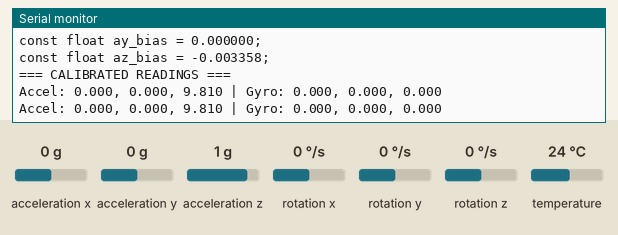
The sketch below on a simulated Arduino Uno, built with avr-gcc and run on an emulated ATmega328P. Shown: the last lines printed to the serial monitor. The inputs (shaded band) are chosen by the test bench; at power-on: acceleration x 0 g, acceleration y 0 g, acceleration z 1 g, rotation x 0 °/s, rotation y 0 °/s, rotation z 0 °/s, temperature 24 °C.

Above: at 4.6 s.
4.7 s: acceleration x set to -1.4 g
At 6.0 s:
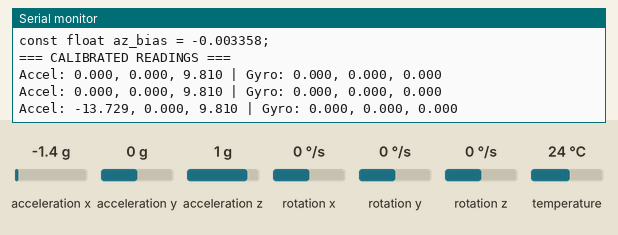
6.2 s: acceleration y set to -1.4 g
At 7.3 s:
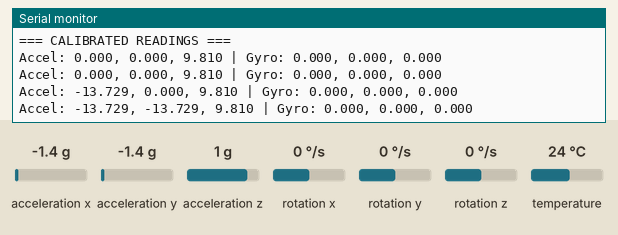
7.7 s: acceleration z set to -1.4 g
At 9.0 s:
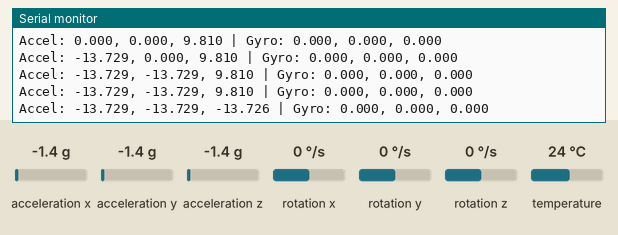
9.2 s: rotation x set to -192 °/s
At 10.3 s:
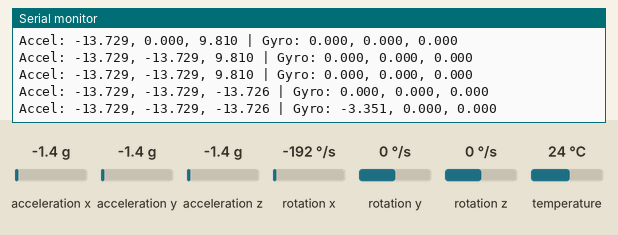
10.7 s: rotation y set to -192 °/s
At 12.3 s:
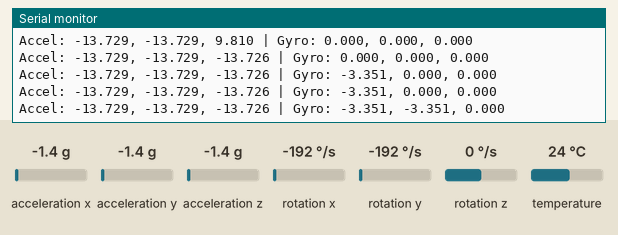

The sketch:

mpu6050_calibration.ino
```cpp
#include <Adafruit_MPU6050.h>
#include <Adafruit_Sensor.h>

Adafruit_MPU6050 mpu;

const int NUM_SAMPLES = 200;
const float GRAVITY = 9.81;

float ax_bias, ay_bias, az_bias;
float gx_bias, gy_bias, gz_bias;

void collectSamples(float &ax, float &ay, float &az,
                    float &gx, float &gy, float &gz) {
  ax = ay = az = gx = gy = gz = 0;

  Serial.println(F("ax_raw,ay_raw,az_raw,gx_raw,gy_raw,gz_raw"));

  for (int i = 0; i < NUM_SAMPLES; i++) {
    sensors_event_t a, g, temp;
    mpu.getEvent(&a, &g, &temp);

    ax += a.acceleration.x;
    ay += a.acceleration.y;
    az += a.acceleration.z;
    gx += g.gyro.x;
    gy += g.gyro.y;
    gz += g.gyro.z;

    Serial.print(a.acceleration.x, 6); Serial.print(F(","));
    Serial.print(a.acceleration.y, 6); Serial.print(F(","));
    Serial.print(a.acceleration.z, 6); Serial.print(F(","));
    Serial.print(g.gyro.x, 6); Serial.print(F(","));
    Serial.print(g.gyro.y, 6); Serial.print(F(","));
    Serial.println(g.gyro.z, 6);

    delay(5);
  }

  ax /= NUM_SAMPLES;
  ay /= NUM_SAMPLES;
  az /= NUM_SAMPLES;
  gx /= NUM_SAMPLES;
  gy /= NUM_SAMPLES;
  gz /= NUM_SAMPLES;
}

void setup() {
  Serial.begin(115200);
  while (!Serial);

  Serial.println(F("MPU6050 Calibration"));
  Serial.println(F("Keep the sensor perfectly still during calibration."));
  Serial.println();

  if (!mpu.begin()) {
    Serial.println(F("Sensor init failed"));
    while (1) yield();
  }

  mpu.setAccelerometerRange(MPU6050_RANGE_2_G);
  mpu.setGyroRange(MPU6050_RANGE_250_DEG);
  mpu.setFilterBandwidth(MPU6050_BAND_21_HZ);

  Serial.print(F("Collecting "));
  Serial.print(NUM_SAMPLES);
  Serial.println(F(" raw samples for calibration..."));
  delay(1000);

  float ax, ay, az, gx, gy, gz;
  collectSamples(ax, ay, az, gx, gy, gz);

  gx_bias = gx;
  gy_bias = gy;
  gz_bias = gz;

  ax_bias = ax;
  ay_bias = ay;
  az_bias = az - GRAVITY;

  Serial.println();
  Serial.println(F("=== CALIBRATION RESULTS ==="));
  Serial.print(F("Gyro bias (rad/s): "));
  Serial.print(gx_bias, 6); Serial.print(F(", "));
  Serial.print(gy_bias, 6); Serial.print(F(", "));
  Serial.println(gz_bias, 6);

  Serial.print(F("Accel offset (m/s^2): "));
  Serial.print(ax_bias, 6); Serial.print(F(", "));
  Serial.print(ay_bias, 6); Serial.print(F(", "));
  Serial.println(az_bias, 6);
  Serial.println();

  Serial.print(F("Copy these into your sketch:"));
  Serial.println();
  Serial.print(F("const float gx_bias = "));
  Serial.print(gx_bias, 6);
  Serial.println(F(";"));
  Serial.print(F("const float gy_bias = "));
  Serial.print(gy_bias, 6);
  Serial.println(F(";"));
  Serial.print(F("const float gz_bias = "));
  Serial.print(gz_bias, 6);
  Serial.println(F(";"));
  Serial.print(F("const float ax_bias = "));
  Serial.print(ax_bias, 6);
  Serial.println(F(";"));
  Serial.print(F("const float ay_bias = "));
  Serial.print(ay_bias, 6);
  Serial.println(F(";"));
  Serial.print(F("const float az_bias = "));
  Serial.print(az_bias, 6);
  Serial.println(F(";"));
  Serial.println();

  Serial.println(F("=== CALIBRATED READINGS ==="));
}

void loop() {
  sensors_event_t a, g, temp;
  mpu.getEvent(&a, &g, &temp);

  float ax = a.acceleration.x - ax_bias;
  float ay = a.acceleration.y - ay_bias;
  float az = a.acceleration.z - az_bias;
  float gx = g.gyro.x - gx_bias;
  float gy = g.gyro.y - gy_bias;
  float gz = g.gyro.z - gz_bias;

  Serial.print(F("Accel: "));
  Serial.print(ax, 3); Serial.print(F(", "));
  Serial.print(ay, 3); Serial.print(F(", "));
  Serial.print(az, 3); Serial.print(F(" | Gyro: "));
  Serial.print(gx, 3); Serial.print(F(", "));
  Serial.print(gy, 3); Serial.print(F(", "));
  Serial.println(gz, 3);

  delay(1000);
}
```

Measured:
- after the input at 4.7 s, the serial monitor: prints a new line after 0.80 s (image 1)
- after the input at 6.2 s, the serial monitor: prints a new line after 0.31 s (image 2)
- after the input at 7.7 s, the serial monitor: prints a new line after 0.82 s (image 3)
- after the input at 9.2 s, the serial monitor: prints a new line after 0.33 s (image 4)
- after the input at 10.7 s, the serial monitor: prints a new line after 0.84 s (image 5)
